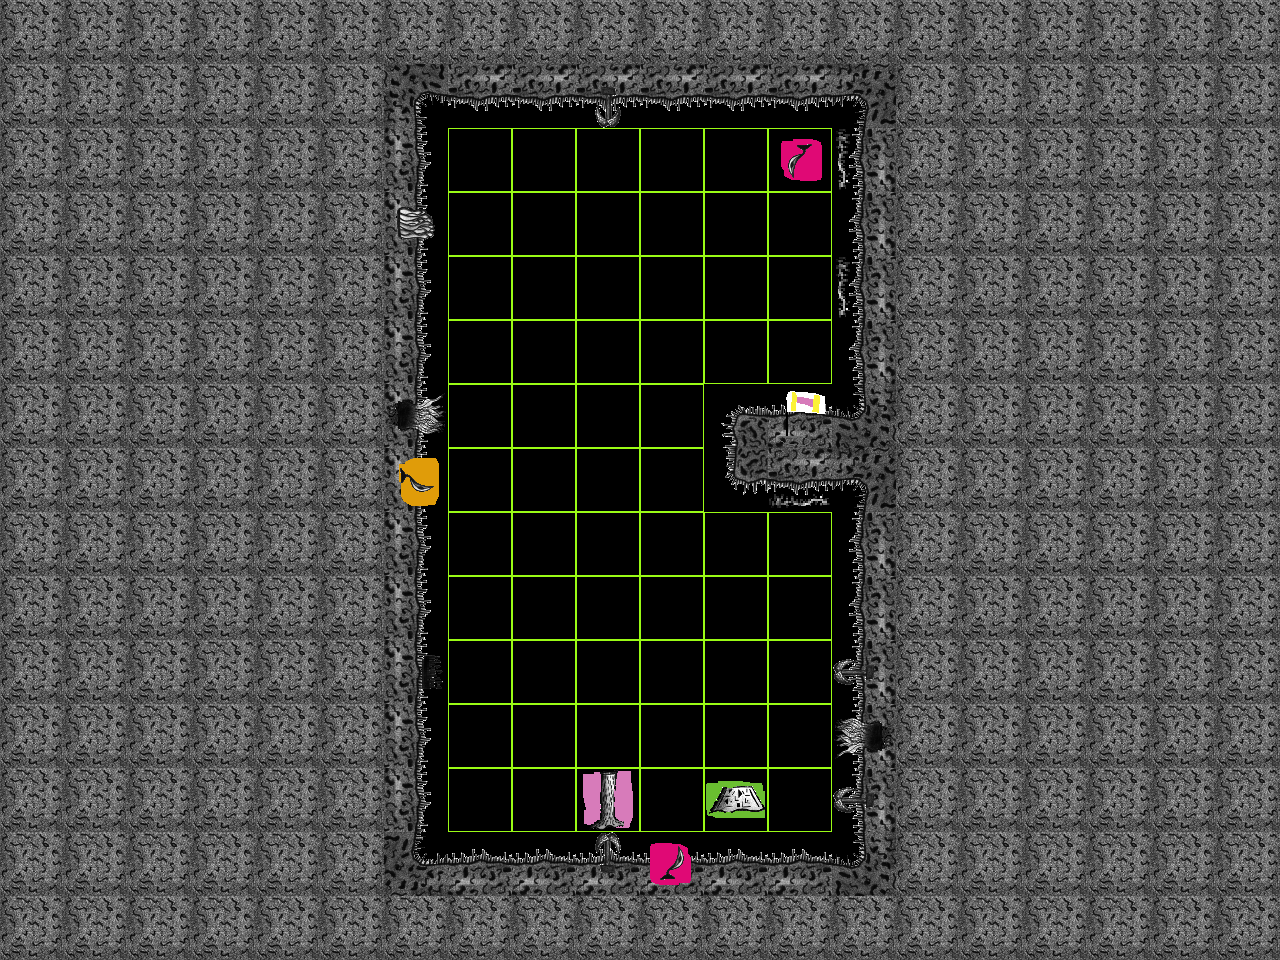

Rendered tile map (Tiled .tmx) drawn with the repository's tilesets; below, a short description and the full map source, tile grids included:
An orthogonal 20x15 tile map with 64x64 px tiles, 3 tile layers (Tiles, Ingredients, Decorations), 3 tilesets.

<map version="1.0" orientation="orthogonal" renderorder="right-down" width="20" height="15" tilewidth="64" tileheight="64" nextobjectid="1">
 <tileset firstgid="1" source="../Tiles.tsx" />
 <tileset firstgid="51" source="../Ingredients.tsx" />
 <tileset firstgid="101" source="../Decorations.tsx" />
 <layer name="Tiles" width="20" height="15">
  <data encoding="csv">
13,13,13,13,13,13,13,13,13,13,13,13,13,13,13,13,13,13,13,13,
13,13,13,13,13,13,16,23,23,23,23,23,23,15,13,13,13,13,13,13,
13,13,13,13,13,13,14,1,1,1,1,1,1,12,13,13,13,13,13,13,
13,13,13,13,13,13,14,1,1,1,1,1,1,12,13,13,13,13,13,13,
13,13,13,13,13,13,14,1,1,1,1,1,1,12,13,13,13,13,13,13,
13,13,13,13,13,13,14,1,1,1,1,1,1,12,13,13,13,13,13,13,
13,13,13,13,13,13,14,1,1,1,1,2,3,5,13,13,13,13,13,13,
13,13,13,13,13,13,14,1,1,1,1,22,23,15,13,13,13,13,13,13,
13,13,13,13,13,13,14,1,1,1,1,1,1,12,13,13,13,13,13,13,
13,13,13,13,13,13,14,1,1,1,1,1,1,12,13,13,13,13,13,13,
13,13,13,13,13,13,14,1,1,1,1,1,1,12,13,13,13,13,13,13,
13,13,13,13,13,13,14,1,1,1,1,1,1,12,13,13,13,13,13,13,
13,13,13,13,13,13,14,1,1,1,1,1,1,12,13,13,13,13,13,13,
13,13,13,13,13,13,6,3,3,3,3,3,3,5,13,13,13,13,13,13,
13,13,13,13,13,13,13,13,13,13,13,13,13,13,13,13,13,13,13,13
</data>
 </layer>
 <layer name="Ingredients" width="20" height="15">
  <data encoding="csv">
0,0,0,0,0,0,0,0,0,0,0,0,0,0,0,0,0,0,0,0,
0,0,0,0,0,0,0,0,0,0,0,0,0,0,0,0,0,0,0,0,
0,0,0,0,0,0,0,0,0,0,0,0,132,0,0,0,0,0,0,0,
0,0,0,0,0,0,0,0,0,0,0,0,0,0,0,0,0,0,0,0,
0,0,0,0,0,0,0,0,0,0,0,0,0,0,0,0,0,0,0,0,
0,0,0,0,0,0,0,0,0,0,0,0,0,0,0,0,0,0,0,0,
0,0,0,0,0,0,0,0,0,0,0,0,61,0,0,0,0,0,0,0,
0,0,0,0,0,0,124,0,0,0,0,0,0,0,0,0,0,0,0,0,
0,0,0,0,0,0,0,0,0,0,0,0,0,0,0,0,0,0,0,0,
0,0,0,0,0,0,0,0,0,0,0,0,0,0,0,0,0,0,0,0,
0,0,0,0,0,0,0,0,0,0,0,0,0,0,0,0,0,0,0,0,
0,0,0,0,0,0,0,0,0,0,0,0,0,0,0,0,0,0,0,0,
0,0,0,0,0,0,0,0,0,57,0,58,0,0,0,0,0,0,0,0,
0,0,0,0,0,0,0,0,0,0,121,0,0,0,0,0,0,0,0,0,
0,0,0,0,0,0,0,0,0,0,0,0,0,0,0,0,0,0,0,0
</data>
 </layer>
 <layer name="Decorations" width="20" height="15">
  <data encoding="csv">
0,0,0,0,0,0,0,0,0,0,0,0,0,0,0,0,0,0,0,0,
0,0,0,0,0,0,0,0,0,118,0,0,0,0,0,0,0,0,0,0,
0,0,0,0,0,0,0,0,0,0,0,0,0,119,0,0,0,0,0,0,
0,0,0,0,0,0,106,0,0,0,0,0,0,0,0,0,0,0,0,0,
0,0,0,0,0,0,0,0,0,0,0,0,0,119,0,0,0,0,0,0,
0,0,0,0,0,0,0,0,0,0,0,0,0,0,0,0,0,0,0,0,
0,0,0,0,0,0,102,0,0,0,0,0,0,0,0,0,0,0,0,0,
0,0,0,0,0,0,0,0,0,0,0,0,120,0,0,0,0,0,0,0,
0,0,0,0,0,0,0,0,0,0,0,0,0,0,0,0,0,0,0,0,
0,0,0,0,0,0,0,0,0,0,0,0,0,0,0,0,0,0,0,0,
0,0,0,0,0,0,104,0,0,0,0,0,0,117,0,0,0,0,0,0,
0,0,0,0,0,0,0,0,0,0,0,0,0,111,0,0,0,0,0,0,
0,0,0,0,0,0,0,0,0,0,0,0,0,117,0,0,0,0,0,0,
0,0,0,0,0,0,0,0,0,107,0,0,0,0,0,0,0,0,0,0,
0,0,0,0,0,0,0,0,0,0,0,0,0,0,0,0,0,0,0,0
</data>
 </layer>
</map>
